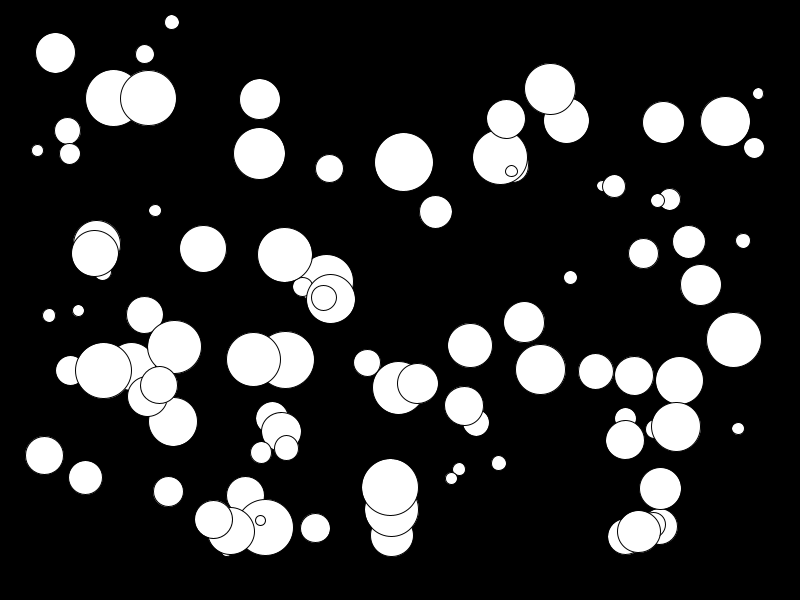
Frame 1 (no input)
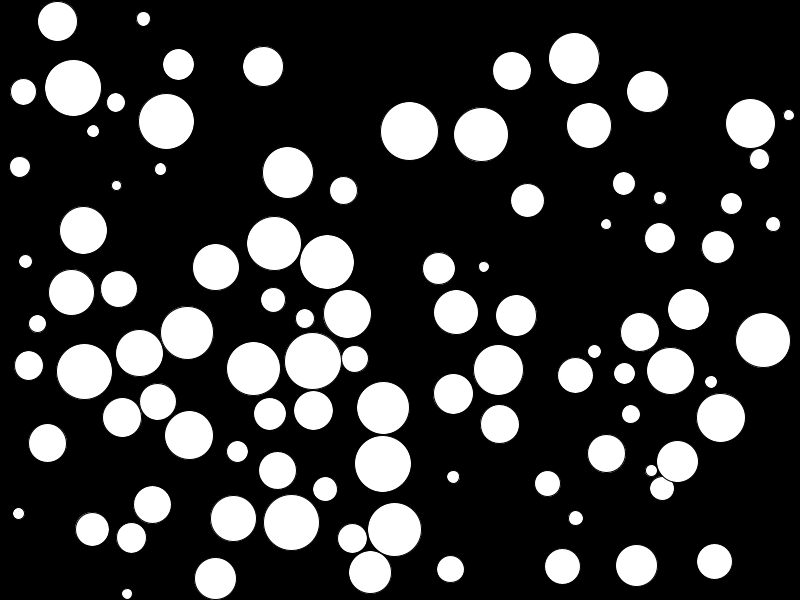
Frame 60 (the mouse pressed at the canvas centre just before this capture)
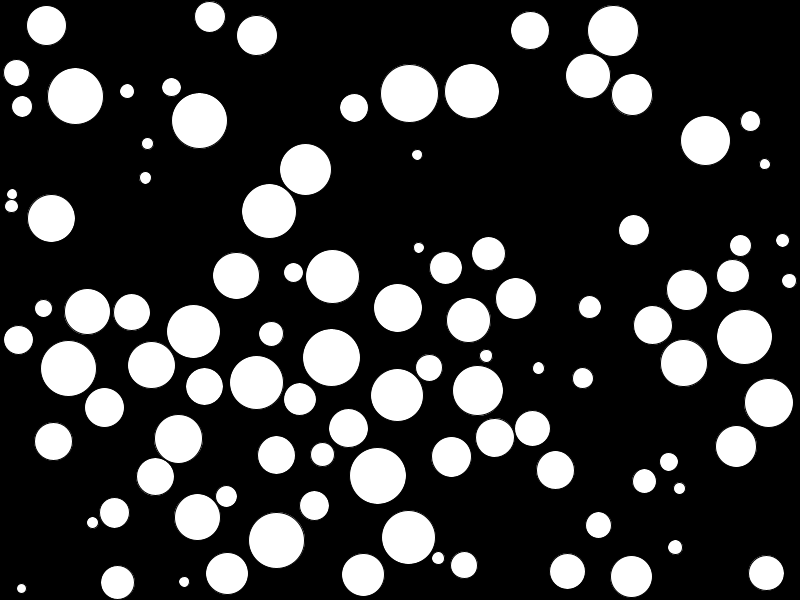
Frame 120 (the mouse held since frame 60 and released just before this capture)

The Processing sketch that drew these frames (run headless with seeded random() and noise(); from frame 60 on, the mouse is pressed at the canvas centre):

// Processing sketch: sketch_100_balls
// ── sketch_100_balls.pde
int count = 100;
//declare loc, vel, acc
PVector[]loc = new PVector[count];
PVector[] vel = new PVector[count];
PVector[] acc = new PVector[count];

float[] sz = new float[count];
float[] mass = new float[count];
int minDiam = 10;
int maxDiam = 60;

void setup(){
  size(800,600);
  for (int i = 0; i < count; i++) {
    sz[i] = random(minDiam, maxDiam);
    loc[i] = new PVector(random(sz[i], width-sz[i]),random(sz[i],height-sz[i]));
    vel[i] = PVector.random2D();
    acc[i] = new PVector(0,0);
    mass[i] = map(sz[i], minDiam, maxDiam, .1, 1.5);
  }

}

void draw(){
  background(0);
  
  for(int i = 0; i<count; i++){
    vel[i].add(acc[i]);            //move the balls
    loc[i].add(vel[i]);


  
  //check to see if circles are touching
for (int j = 0; j < count; j++){
  if(i!=j){
    if(loc[i].dist(loc[j]) < sz[i]/2 + sz[j]/2) {
      print("COLLISION DETECTED   ");
      vel[i] = PVector.sub(loc[i], loc[j]);
      vel[i].normalize();
      vel[i].div(mass[i]);
    }
    }
  }
  
  //draw the balls
  ellipse(loc[i].x, loc[i].y, sz[i], sz[i]);
  
  //bounce ball around screen
  if(loc[i].x + sz[i]/2 > width || loc[i].x - sz[i]/2 < 0) {
    vel[i].x *= -1;
  }
  if(loc[i].y +sz[i]/2 > height || loc[i].y - sz[i]/2 < 0){
    vel[i].y *= -1;
  }
  }
}

void mouseReleased() {
  loc[0].set(mouseX, mouseY);
}
  
  

  
